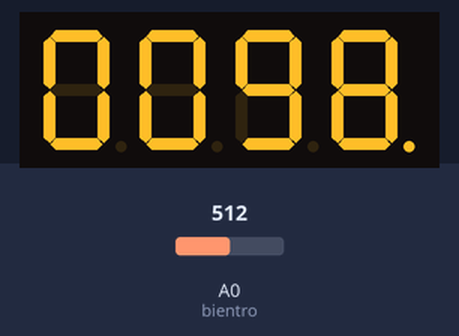
Bench run of a sketch on a simulated Arduino Uno, built with avr-gcc and run on an emulated ATmega328P. On the bench: 4-digit seven-segment display. The inputs (shaded band) are chosen by the test bench; at power-on: A0 (bientro) = 512.

Above: at 1.6 s.
1.7 s: A0 (bientro) set to 716
At 2.8 s:
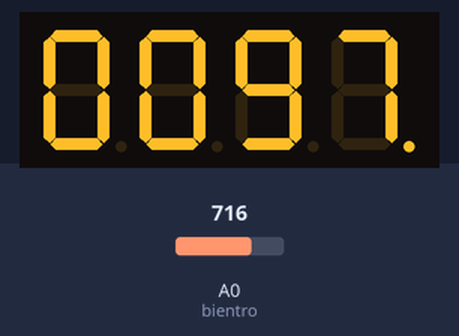
3.5 s: A0 (bientro) set to 900
At 4.8 s:
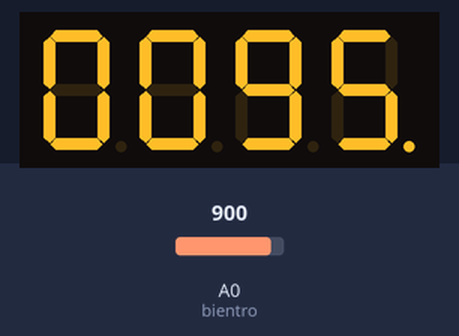
5.5 s: A0 (bientro) set to 1010
At 6.8 s:
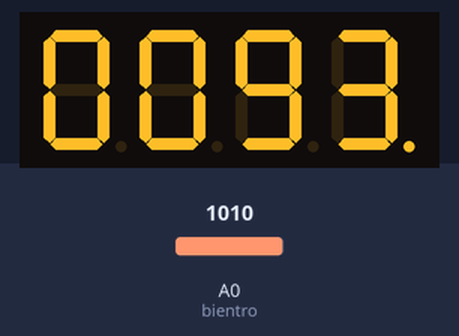
Timing chart, 0 to 8.5 s (numbered marks = the images above; inputs shaded):
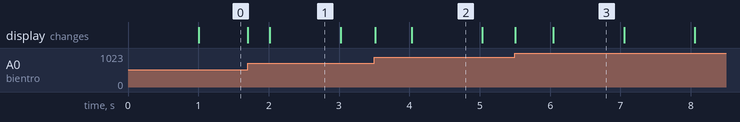

The sketch:

dem_nguoc.ino
```cpp
#include "SevSeg.h"

SevSeg myDisplay;

int bientro = A0;


int maxTime = 9999;
int timeLeft;
int defaultTime = 99;
int second, minute;
unsigned long milli, milli2;
boolean startCounting = true;
char buf[5];

int buttonPin[3] = {A3, A2, A1}; // các nút chức năng sẽ làm sau
int button[3];


void setup()
{

    int displayType = COMMON_ANODE;
    int digit1 = 8;
    int digit2 = 12;
    int digit3 = 13;
    int digit4 = 2;

    int segA = 9;
    int segB = 11;
    int segC = 4;
    int segD = 6;
    int segE = 7;
    int segF = 10;
    int segG = 3;
    int segDP = 5;

    int numberOfDigits = 4;

    myDisplay.Begin(displayType, numberOfDigits, digit1, digit2, digit3, digit4, segA, segB, segC, segD, segE, segF, segG, segDP);

    myDisplay.SetBrightness(100);

    milli = milli2 = millis();
    timeLeft = defaultTime;

}


void loop()
{

    myDisplay.SetBrightness(getBrightness());

    minute = timeLeft / 100;
    second = timeLeft % 100;

    sprintf(buf, "%02d%02d", minute, second);
    myDisplay.DisplayString(buf, 00000010);

    if (startCounting && timeLeft > 0 && (millis() - milli) > 1000)
    {
        milli = millis();
        timeLeft--;
    }

    delay(5);

}


int getBrightness()
{
    int value = analogRead(bientro);
    value = map(value, 0, 1023, 0, 100);
    Serial.println(value);
    return value;
}
```

Measured:
- what the display in image 1 shows lasts 1.0 s, from 2.0 s to 3.0 s
